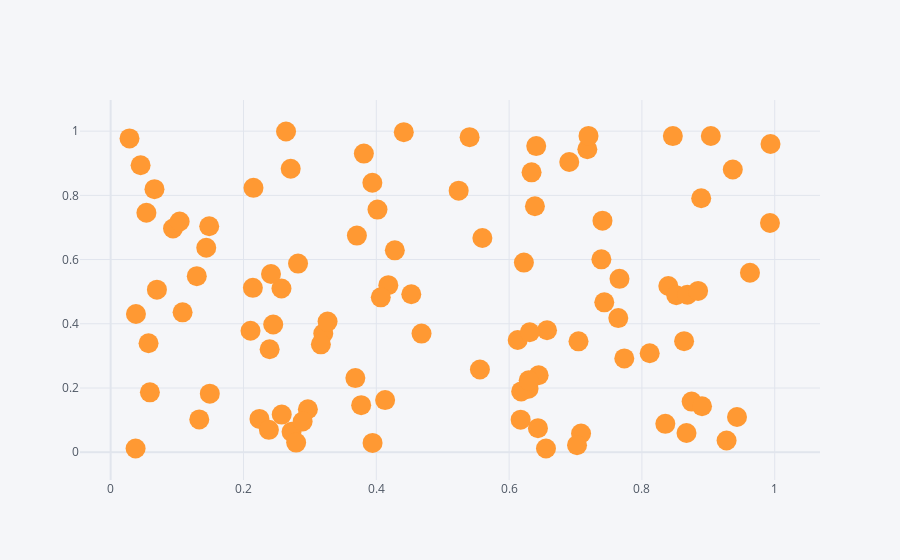

The cell this chart's notebook holds for it:
### Code cell
df.iplot(kind="scatter",x="A", y = "B", mode = "markers", size = 20)
